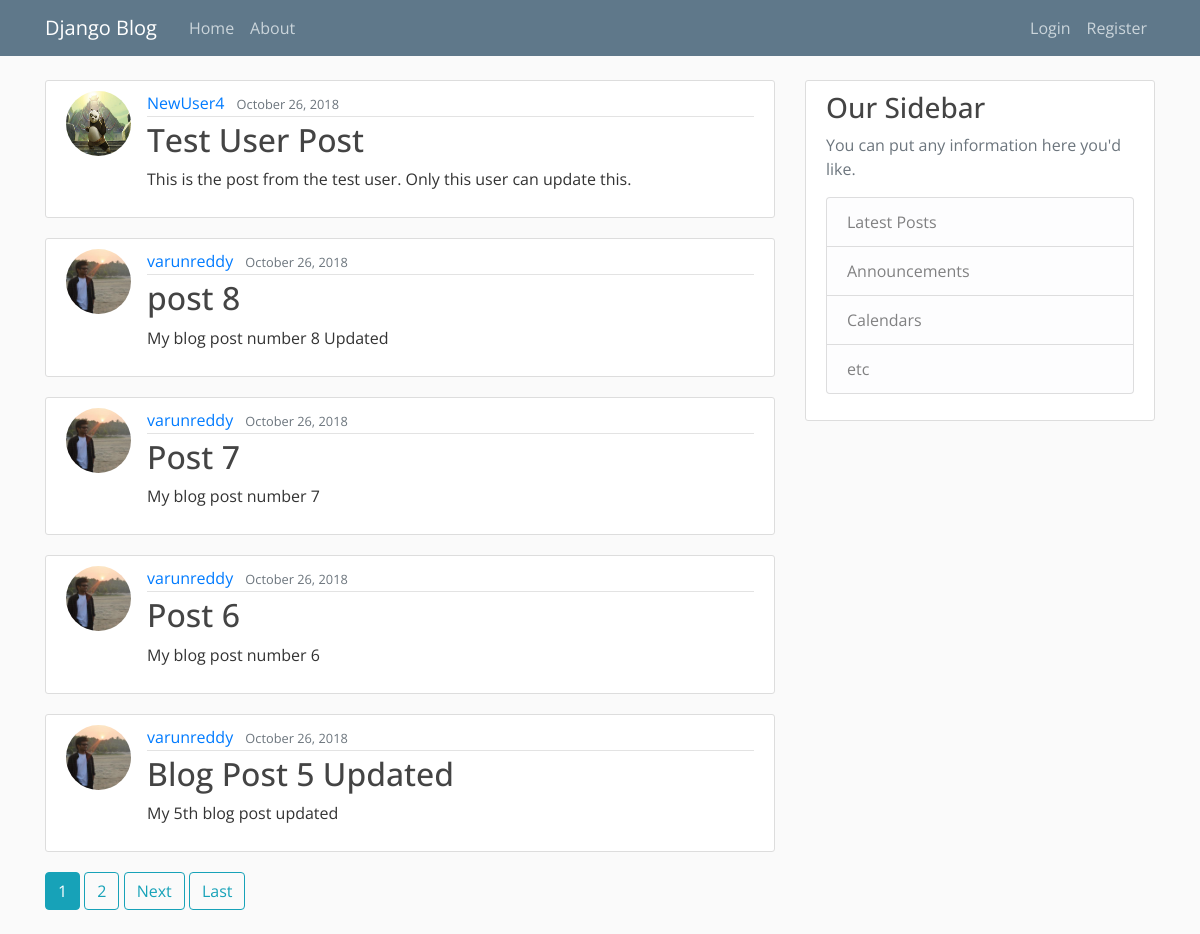
Before: / with the older database file.
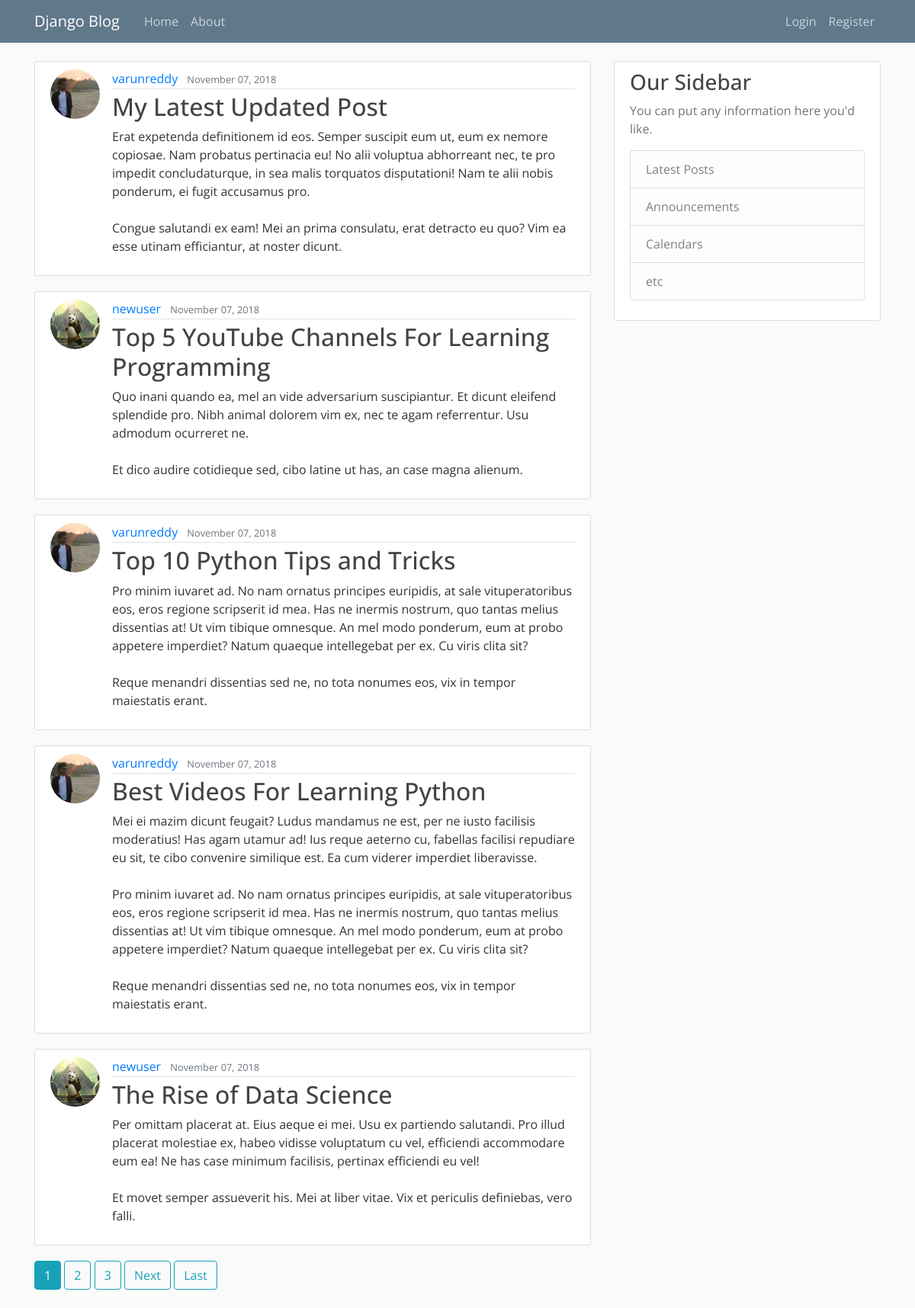
After: the same page with the newer database file.
### blog/models.py (models this page shows, shortened)
class Post(models.Model):
    title = models.CharField(max_length = 100)
    content = models.TextField()
    date_posted = models.DateTimeField(default = timezone.now)
    author = models.ForeignKey(User, on_delete = models.CASCADE)

### users/models.py (models this page shows, shortened)
class Profile(models.Model):
    user = models.OneToOneField(User, on_delete = models.CASCADE)
    image = models.ImageField(default = 'default.jpg', upload_to = 'profile_pics')

### blog/views.py (the view)
# urls.py: path('', PostListView.as_view(), name = 'blog-home'),
class PostListView(ListView):
    model = Post
    template_name = 'blog/home.html'
    context_object_name = 'posts'
    ordering = ['-date_posted']
    paginate_by = 5

### blog/templates/blog/home.html (shortened to what this page needs)
{% extends 'blog/base.html' %}
{% block content %}
  {% for post in posts %}
    <article class="media content-section">
      <img class="rounded-circle article-img" src="{{post.author.profile.image.url}}">
      <div class="media-body">
        <div class="article-metadata">
          <a class="mr-2" href="#">{{ post.author }}</a>
          <small class="text-muted">{{ post.date_posted | date:"F d, Y" }}</small>
        </div>
        <h2><a class="article-title" href="{% url 'blog-detail' post.id %}">{{ post.title }}</a></h2>
        <p class="article-content">{{ post.content }}</p>
      </div>
    </article>
  {% endfor %}
  {% if is_paginated %}
    {% for num in page_obj.paginator.page_range %}
      {% if page_obj.number == num %}
        <a class='btn btn-info mb-4' href="?page={{num}}">{{num}}</a>
      {% elif num > page_obj.number|add:'-3' and num < page_obj.number|add:'3' %}
        <a class='btn btn-outline-info mb-4' href="?page={{num}}">{{num}}</a>
      {% endif %}
    {% endfor %}
    {% if page_obj.has_next %}
      <a class='btn btn-outline-info mb-4' href="?page={{page_obj.next_page_number}}">Next</a>
      <a class='btn btn-outline-info mb-4' href="?page={{page_obj.Paginator.num_pages}}">Last</a>
    {% endif %}
  {% endif %}
{% endblock content %}

Changed rows visible on the page:
no longer on this page (row unchanged): Post: author.profile.image (placeholder picture), author "NewUser4", date_posted "October 26, 2018", title "Test User Post", content "This is the post from the test user. Only this user can update this."
no longer on this page (row unchanged): Post: author.profile.image (picture), author "varunreddy", date_posted "October 26, 2018", title "post 8", content "My blog post number 8 Updated"
no longer on this page (row unchanged): Post: author.profile.image (picture), author "varunreddy", date_posted "October 26, 2018", title "Post 7", content "My blog post number 7"
no longer on this page (row unchanged): Post: author.profile.image (picture), author "varunreddy", date_posted "October 26, 2018", title "Post 6", content "My blog post number 6"
no longer on this page (row unchanged): Post: author.profile.image (picture), author "varunreddy", date_posted "October 26, 2018", title "Blog Post 5 Updated", content "My 5th blog post updated"
added Post: author.profile.image (picture), author "varunreddy", date_posted "November 07, 2018", title "My Latest Updated Post", content "Erat expetenda definitionem id eos. Semper suscipit eum ut, eum ex nemore copiosae. Nam probatus pertinacia eu! No alii voluptua abhorreant nec, te pro impedit concludaturque, in sea malis torquatos disputationi! Nam te alii nobis ponderum, ei fugit accusamus pro. Congue salutandi ex eam! Mei an prima consulatu, erat detracto eu quo? Vim ea esse utinam efficiantur, at noster dicunt."
added Post: author.profile.image (placeholder picture), author "newuser", date_posted "November 07, 2018", title "Top 5 YouTube Channels For Learning Programming", content "Quo inani quando ea, mel an vide adversarium suscipiantur. Et dicunt eleifend splendide pro. Nibh animal dolorem vim ex, nec te agam referrentur. Usu admodum ocurreret ne. Et dico audire cotidieque sed, cibo latine ut has, an case magna alienum."
added Post: author.profile.image (picture), author "varunreddy", date_posted "November 07, 2018", title "Top 10 Python Tips and Tricks", content "Pro minim iuvaret ad. No nam ornatus principes euripidis, at sale vituperatoribus eos, eros regione scripserit id mea. Has ne inermis nostrum, quo tantas melius dissentias at! Ut vim tibique omnesque. An mel modo ponderum, eum at probo appetere imperdiet? Natum quaeque intellegebat per ex. Cu viris clita sit? Reque menandri dissentias sed ne, no tota nonumes eos, vix in tempor maiestatis erant."
added Post: author.profile.image (picture), author "varunreddy", date_posted "November 07, 2018", title "Best Videos For Learning Python", content "Mei ei mazim dicunt feugait? Ludus mandamus ne est, per ne iusto facilisis moderatius! Has agam utamur ad! Ius reque aeterno cu, fabellas facilisi repudiare eu sit, te cibo convenire similique est. Ea cum viderer imperdiet liberavisse. Pro minim iuvaret ad. No nam ornatus principes euripidis, at sale vituperatoribus eos, eros regione scripserit id mea. Has ne inermis nostrum, quo tantas melius dissentias at! Ut vim tibique omnesque. An mel modo ponderum, eum at probo appetere imperdiet? Natum quaeque intellegebat per ex. Cu viris clita sit? Reque menandri dissentias sed ne, no tota nonumes eos, vix in tempor maiestatis erant."
added Post: author.profile.image (placeholder picture), author "newuser", date_posted "November 07, 2018", title "The Rise of Data Science", content "Per omittam placerat at. Eius aeque ei mei. Usu ex partiendo salutandi. Pro illud placerat molestiae ex, habeo vidisse voluptatum cu vel, efficiendi accommodare eum ea! Ne has case minimum facilisis, pertinax efficiendi eu vel! Et movet semper assueverit his. Mei at liber vitae. Vix et periculis definiebas, vero falli."
Other visible differences:
new list line: "3"
